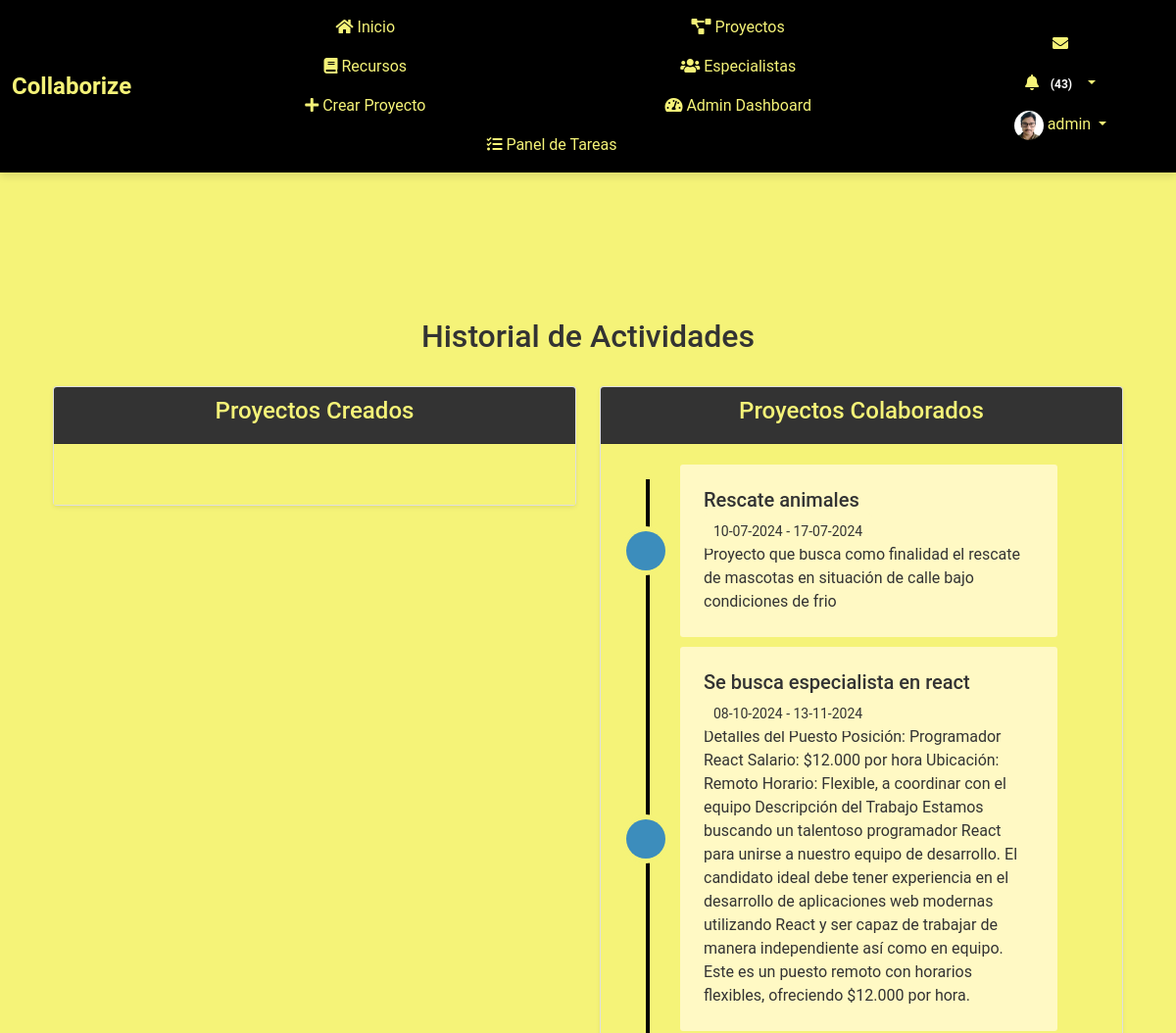
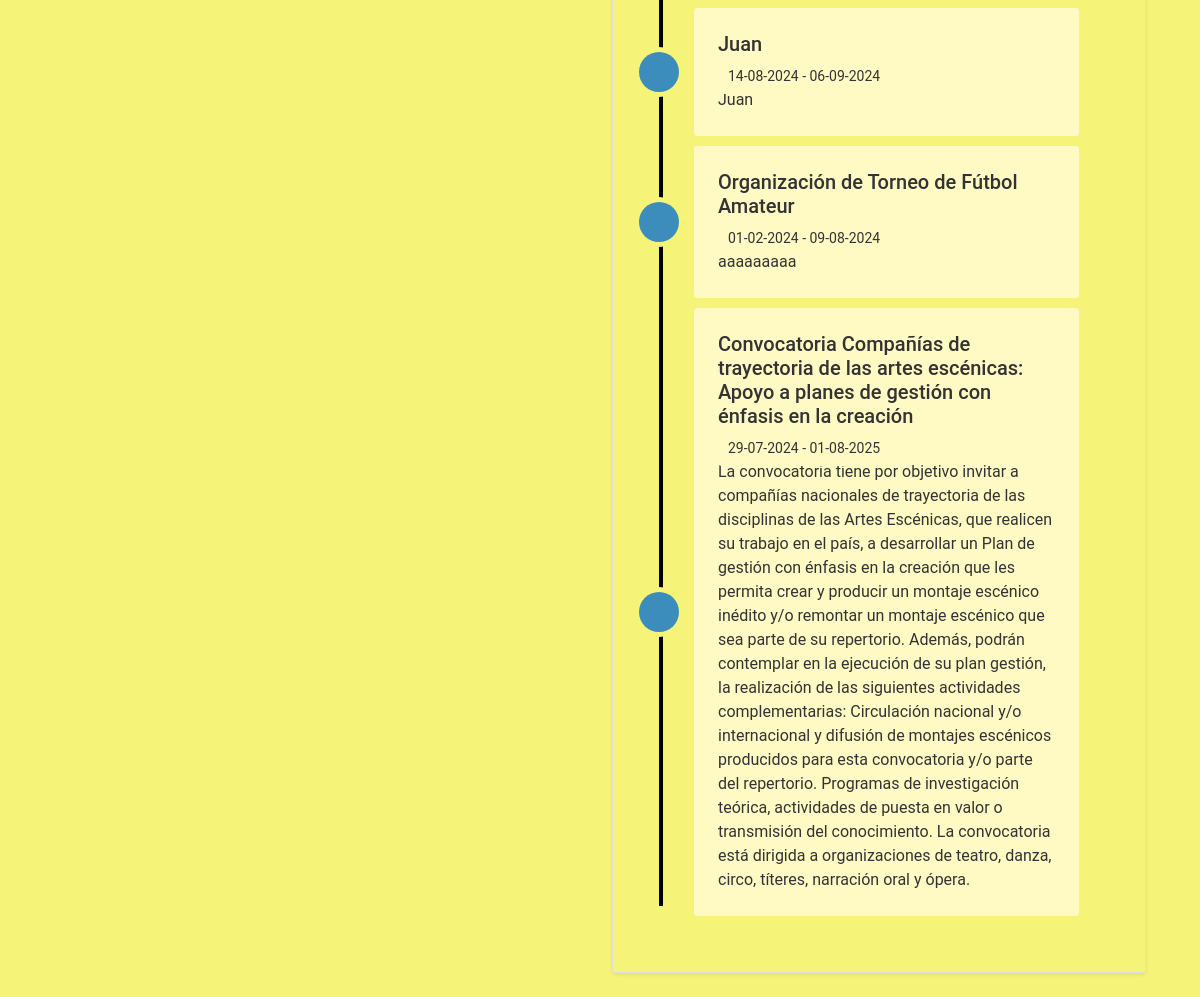
The app's page /actividades/historial/21/ (signed in) with its own data (2 pictures, top to bottom).
### myapp/models.py (models this page shows, shortened)
class Perfil(models.Model):
    user = models.OneToOneField(User, on_delete=models.CASCADE)
    nombre = models.CharField(max_length=30, blank=True, null=True)
    apellido = models.CharField(max_length=30, blank=True, null=True)
    telefono = models.CharField(max_length=15, blank=True, null=True)
    fecha_nacimiento = models.DateField(null=True, blank=True)
    avatar = models.ImageField(upload_to='avatars/', null=True, blank=True)
    website = models.URLField(max_length=200, blank=True, null=True)
    twitter = models.URLField(max_length=200, blank=True, null=True)
    facebook = models.URLField(max_length=200, blank=True, null=True)
    linkedin = models.URLField(max_length=200, blank=True, null=True)
    habilidad_1 = models.CharField(max_length=100, blank=True, null=True)
    habilidad_2 = models.CharField(max_length=100, blank=True, null=True)
    habilidad_3 = models.CharField(max_length=100, blank=True, null=True)
    experiencia = models.TextField(blank=True, null=True)
    especialidad = models.CharField(max_length=200, blank=True, null=True)
    ubicacion = models.CharField(max_length=200, blank=True, null=True)
    disponibilidad = models.BooleanField(blank=True, null=True)

class Proyecto(models.Model):
    nombre = models.CharField(max_length=200)
    descripcion = models.TextField()
    fecha_inicio = models.DateField()
    fecha_fin = models.DateField()
    ciudad = models.CharField(max_length=100, blank=True, null=True)
    imagen = models.ImageField(upload_to='proyectos/', blank=True, null=True)
    categoria = models.CharField(max_length=100, choices=[
        ('tecnologia', 'Tecnología'),
        ('educacion', 'Educación'),
        ('salud', 'Salud'),
        ('finanzas', 'Finanzas'),
        ('energia', 'Energía'),
        ('animales', 'Animales'),
    ], default='tecnologia')
    creador = models.ForeignKey(User, on_delete=models.CASCADE, related_name='proyectos_creados')
    colaboradores = models.ManyToManyField(User, related_name='proyectos_colaborados')
    def __str__(self):
        return self.nombre

### myapp/views.py (the view)
# urls.py: path('actividades/historial/<int:user_id>/', views.historial_actividades, name='historial_actividades'),
@login_required
def historial_actividades(request, user_id):
    usuario = get_object_or_404(User, id=user_id)
    actividades = Actividad.objects.filter(usuario=usuario).order_by('-fecha')
    proyectos_creados = Proyecto.objects.filter(creador=usuario)
    proyectos_colaborados = Proyecto.objects.filter(colaboradores=usuario)
    print(f"Proyectos creados por {usuario.username}: {list(proyectos_creados)}")
    print(f"Proyectos colaborados por {usuario.username}: {list(proyectos_colaborados)}")
    return render(request, 'myapp/historial_actividades.html', {
        'usuario': usuario,
        'actividades': actividades,
        'proyectos_creados': proyectos_creados,
        'proyectos_colaborados': proyectos_colaborados,
    })

### myapp/templates/myapp/historial_actividades.html (shortened to what this page needs)
{% extends 'myapp/base.html' %}
{% load static %}
{% block content %}
<div class="container mt-5">
    <div class="row">
        <div class="col-md-12 mb-4">
            <h2 class="text-center">Historial de Actividades</h2>
        </div>
        <div class="col-md-6">
            <div class="card shadow-sm mb-4">
                <div class="card-header">
                    <h4>Proyectos Creados</h4>
                </div>
                <div class="card-body">
                </div>
            </div>
        </div>
        <div class="col-md-6">
            <div class="card shadow-sm mb-4">
                <div class="card-header">
                    <h4>Proyectos Colaborados</h4>
                </div>
                <div class="card-body">
                    <div class="timeline-centered">
                        {% for proyecto in proyectos_colaborados %}
                            <article class="timeline-entry">
                                <div class="timeline-entry-inner">
                                    <div class="timeline-icon bg-info">
                                    </div>
                                    <div class="timeline-label">
                                        <h5>{{ proyecto.nombre }}</h5>
                                        <time class="timeline-time" datetime="{{ proyecto.fecha_inicio }}">
                                            {{ proyecto.fecha_inicio|date:"d-m-Y" }} -
                                            {% if proyecto.fecha_fin %}
                                                {{ proyecto.fecha_fin|date:"d-m-Y" }}
                                            {% else %}
                                                Actualmente
                                            {% endif %}
                                        </time>
                                        <p>{{ proyecto.descripcion }}</p>
                                    </div>
                                </div>
                            </article>
                        {% endfor %}
                    </div>
                </div>
            </div>
        </div>
    </div>
</div>
{% endblock %}

### myapp/templates/myapp/base.html (shortened to what this page needs)
<!DOCTYPE html>
<html lang="es">
<head>
    {% load static %}
    <link rel="stylesheet" href="https://cdn.jsdelivr.net/npm/bootstrap@5.1.3/dist/css/bootstrap.min.css">
    <link rel="stylesheet" href="https://cdnjs.cloudflare.com/ajax/libs/font-awesome/5.15.4/css/all.min.css">
    <link rel="stylesheet" href="https://cdn.jsdelivr.net/npm/@icon/entypo@1.0.3/entypo.css">
    <link rel="stylesheet" href="https://cdnjs.cloudflare.com/ajax/libs/bootstrap-datepicker/1.9.0/css/bootstrap-datepicker.min.css">
    <link rel="stylesheet" href="{% static 'css/style.css' %}">
    <link rel="stylesheet" href="{% static 'css/ver_perfil.css' %}">
    <link rel="stylesheet" href="{% static 'css/register.css' %}">
</head>
<body>
    {% if user.is_authenticated %}
    <header>
        <nav class="navbar navbar-expand-lg fixed-top custom-navbar">
            <div class="container-fluid d-flex justify-content-between align-items-center">
                <a class="navbar-brand" href="{% url 'index' %}">
                    <span style="font-weight: bold; color: #f5f378; font-size: 1.5rem;">Collaborize</span>
                </a>
                <div class="collapse navbar-collapse justify-content-between" id="navbarNav">
                    <ul class="navbar-nav mx-auto">
                        <li class="nav-item"><a class="nav-link" href="{% url 'index' %}"><i class="fas fa-home"></i> Inicio</a></li>
                        <li class="nav-item"><a class="nav-link" href="{% url 'proyecto_lista' %}"><i class="fas fa-project-diagram"></i> Proyectos</a></li>
                        <li class="nav-item"><a class="nav-link" href="{% url 'listar_recursos' %}"><i class="fas fa-book"></i> Recursos</a></li>
                        <li class="nav-item"><a class="nav-link" href="{% url 'listar_especialistas' %}"><i class="fas fa-users"></i> Especialistas</a></li>
                        {% if user.is_staff %}
                        <li class="nav-item"><a class="nav-link" href="{% url 'crear_proyecto' %}"><i class="fas fa-plus"></i> Crear Proyecto</a></li>
                        <li class="nav-item"><a class="nav-link" href="{% url 'admin_dashboard' %}"><i class="fas fa-tachometer-alt"></i> Admin Dashboard</a></li>
                        <li class="nav-item"><a class="nav-link" href="{% url 'admin_panel_tareas' %}"><i class="fas fa-tasks"></i> Panel de Tareas</a></li>
                        {% endif %}
                    </ul>
                    <ul class="navbar-nav ms-auto">
                        <li class="nav-item">
                            <a class="nav-link" href="{% url 'listar_mensajes' %}"><i class="fas fa-envelope"></i>
                            </a>
                        </li>
                        <li class="nav-item dropdown">
                            <a class="nav-link dropdown-toggle" href="#" id="notificacionesDropdown" role="button" data-bs-toggle="dropdown" aria-haspopup="true" aria-expanded="false">
                                <i class="fas fa-bell"></i>
                                <span id="notificaciones-count" class="badge badge-danger"></span>
                            </a>
                        </li>
                        <li class="nav-item dropdown">
                            <a class="nav-link dropdown-toggle" href="#" id="perfilDropdown" role="button" data-bs-toggle="dropdown" aria-haspopup="true" aria-expanded="false">
                                <img src="{% if user.perfil.avatar %}{{ user.perfil.avatar.url }}{% else %}{% static 'images/default_avatar.png' %}{% endif %}" alt="Foto de perfil" class="rounded-circle" width="30" height="30">
                                {{ user.username }}
                            </a>
                        </li>
                    </ul>
                </div>
            </div>
        </nav>
    </header>
    {% endif %}
    <main class="container">
        {% block content %}{% endblock %}
    </main>
</body>
</html>

### myapp/static/css/style.css (style rules this page uses)
body { padding-top: 60px; background-color: #f5f378; font-family: 'Roboto', sans-serif; color: #333; }
.navbar.custom-navbar { background-color: #343a40; z-index: 1000; position: fixed; top: 0; width: 100%; box-shadow: 0 4px 8px rgba(0, 0, 0, 0.1); }
.navbar.custom-navbar .navbar-nav .nav-link { color: #f5f378; transition: color 0.3s; }
.navbar.custom-navbar .navbar-brand { color: #f5f378; font-weight: bold; font-size: 1.5rem; transition: color 0.3s; }
.navbar .nav-item { margin-left: 1rem; }
@media (max-width: 1200px) { .navbar.custom-navbar .navbar-nav { flex-wrap: wrap; justify-content: center; } }
@media (max-width: 1200px) { .navbar.custom-navbar .navbar-nav .nav-item { flex: 0 0 45%; text-align: center; } }
.container { margin-top: 20px; }
.card { box-shadow: 0 4px 8px rgba(0, 0, 0, 0.1); transition: transform 0.2s; }
.card-header { font-size: 1.25rem; font-weight: bold; background-color: #333333; color: #f5f378; padding: 10px; text-align: center; }

### myapp/static/css/ver_perfil.css (style rules this page uses)
.card-body { background: #f5f378; }
.timeline-centered { position: relative; margin-bottom: 30px; }
.timeline-centered:before { content: ''; position: absolute; display: block; width: 4px; background: #000000; top: 20px; bottom: 20px; margin-left: 30px; z-index: 1; }
.timeline-centered .timeline-entry { position: relative; margin-top: 5px; margin-left: 30px; margin-bottom: 10px; clear: both; }
.timeline-centered .timeline-entry .timeline-entry-inner { display: flex; align-items: center; margin-left: -20px; position: relative; z-index: 2; }
.timeline-centered .timeline-entry .timeline-entry-inner .timeline-time { position: relative; text-align: right; padding: 10px; box-sizing: border-box; font-size: 14px; z-index: 3; background: #fff9c4; border-radius: 4px; margin-top: 10px; }
.timeline-centered .timeline-entry .timeline-entry-inner .timeline-icon { background: #f5f378; width: 40px; height: 40px; text-align: center; line-height: 40px; border-radius: 50%; box-shadow: 0 0 0 5px #f5f378; color: #00d512; border: 1px solid #ff0000; font-size: 26px; margin-right: 15px; flex-shrink: 0; z-index: 4; }
.timeline-centered .timeline-entry .timeline-entry-inner .timeline-label { background: #fff9c4; padding: 1.5em; margin-left: 0; border-radius: 3px; flex-grow: 1; width: 351.44px; color: #333; z-index: 2; }
.timeline-centered .timeline-entry .timeline-entry-inner .timeline-label p { margin: 0; font-size: 1em; line-height: 1.5em; }
.timeline-centered .timeline-entry .timeline-entry-inner .timeline-label:after { content: ''; display: block; position: absolute; left: 0; top: 19px; width: 0; height: 0; border: 9px solid transparent; border-right-color: #f5f378; margin-left: -9px; }
.timeline-centered .timeline-entry .timeline-entry-inner .timeline-icon.bg-info { background: #3c8dbc !important; border: none; }
.timeline-centered { position: relative; margin-bottom: 30px; max-width: 100%; overflow: hidden; }
.timeline-centered .timeline-entry { position: relative; margin-top: 5px; margin-left: 30px; margin-bottom: 10px; clear: both; max-width: calc(100% - 60px); }
.timeline-centered .timeline-entry .timeline-entry-inner { display: flex; align-items: center; margin-left: -20px; position: relative; max-width: 100%; }
.timeline-centered .timeline-entry .timeline-entry-inner .timeline-label { padding: 1.5em; margin-left: 0; border-radius: 3px; flex-grow: 1; max-width: 100%; overflow: hidden; }

### myapp/static/css/register.css (style rules this page uses)
body { background-color: #dcc4fa; }

### myapp/templates/myapp/base.html (style rules this page uses)
body { background-color: #f5f378; }
.navbar.custom-navbar { background-color: #000000; z-index: 1000; }
.navbar.custom-navbar .navbar-nav .nav-link { color: #f5f378; }
.navbar.custom-navbar .navbar-brand { color: #f5f378; }
.navbar .nav-item { margin-left: 1rem; }
@media (max-width: 1200px) { .navbar.custom-navbar .navbar-nav { flex-wrap: wrap; justify-content: center; } }
@media (max-width: 1200px) { .navbar.custom-navbar .navbar-nav .nav-item { flex: 0 0 45%; text-align: center; } }

### records on screen
Proyecto: nombre "Rescate animales", fecha_inicio "10-07-2024", fecha_fin "17-07-2024", descripcion "Proyecto que busca como finalidad el rescate de mascotas en situación de calle bajo condiciones de frio"
Proyecto: nombre "Se busca especialista en react", fecha_inicio "08-10-2024", fecha_fin "13-11-2024", descripcion "Detalles del Puesto Posición: Programador React Salario: $12.000 por hora Ubicación: Remoto Horario: Flexible, a coordinar con el equipo Descripción del Trabajo Estamos buscando un talentoso programador React para unirse a nuestro equipo de desarrollo. El candidato ideal debe tener experiencia en el desarrollo de aplicaciones web modernas utilizando React y ser capaz de trabajar de manera independiente así como en equipo. Este es un puesto remoto con horarios flexibles, ofreciendo $12.000 por hora."
Proyecto: nombre "Juan", fecha_inicio "14-08-2024", fecha_fin "06-09-2024", descripcion "Juan"
Proyecto: nombre "Organización de Torneo de Fútbol Amateur", fecha_inicio "01-02-2024", fecha_fin "09-08-2024", descripcion "aaaaaaaaa"
Proyecto: nombre "Convocatoria Compañías de trayectoria de las artes escénicas: Apoyo a planes de gestión con énfasis en la creación", fecha_inicio "29-07-2024", fecha_fin "01-08-2025", descripcion "La convocatoria tiene por objetivo invitar a compañías nacionales de trayectoria de las disciplinas de las Artes Escénicas, que realicen su trabajo en el país, a desarrollar un Plan de gestión con énfasis en la creación que les permita crear y producir un montaje escénico inédito y/o remontar un montaje escénico que sea parte de su repertorio. Además, podrán contemplar en la ejecución de su plan gestión, la realización de las siguientes actividades complementarias: Circulación nacional y/o internacional y difusión de montajes escénicos producidos para esta convocatoria y/o parte del repertorio. Programas de investigación teórica, actividades de puesta en valor o transmisión del…"

### other values on screen
{{ user.username }} "admin"
